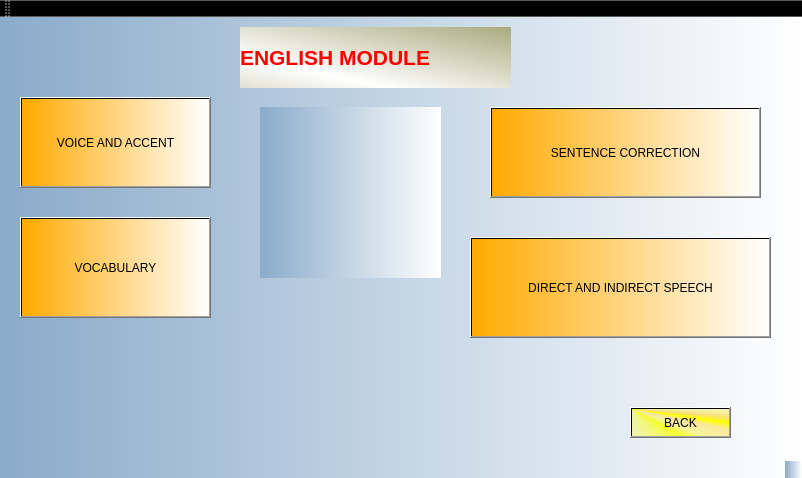
<?xml version="1.0" encoding="UTF-8"?>
<ui version="4.0">
 <class>engone</class>
 <widget class="QMainWindow" name="engone">
  <property name="geometry">
   <rect>
    <x>0</x>
    <y>0</y>
    <width>802</width>
    <height>478</height>
   </rect>
  </property>
  <property name="windowTitle">
   <string>Dialog</string>
  </property>
  <property name="styleSheet">
   <string notr="true">background-color: qlineargradient(spread:pad, x1:0, y1:0, x2:1, y2:0, stop:0 rgba(138, 171, 202, 255), stop:1 rgba(255, 255, 255, 255));</string>
  </property>
  <widget class="QWidget" name="centralWidget">
   <widget class="QLabel" name="label">
    <property name="geometry">
     <rect>
      <x>240</x>
      <y>10</y>
      <width>271</width>
      <height>61</height>
     </rect>
    </property>
    <property name="styleSheet">
     <string notr="true">background-color: qlineargradient(spread:reflect, x1:1, y1:0, x2:0.284, y2:0.75, stop:0 rgba(170, 170, 127, 255), stop:1 rgba(255, 255, 255, 255));
font: 75 20pt &quot;Papyrus&quot;;</string>
    </property>
    <property name="text">
     <string>&lt;html&gt;&lt;head/&gt;&lt;body&gt;&lt;p&gt;&lt;span style=&quot; font-size:16pt; font-weight:600; color:#ff0000;&quot;&gt;ENGLISH MODULE&lt;/span&gt;&lt;/p&gt;&lt;/body&gt;&lt;/html&gt;</string>
    </property>
   </widget>
   <widget class="QPushButton" name="voice">
    <property name="geometry">
     <rect>
      <x>20</x>
      <y>80</y>
      <width>191</width>
      <height>91</height>
     </rect>
    </property>
    <property name="styleSheet">
     <string notr="true">background-color: qlineargradient(spread:pad, x1:0, y1:0, x2:1, y2:0, stop:0 rgba(255, 170, 0, 255), stop:1 rgba(255, 255, 255, 255));
font: 75 14pt &quot;AR CHRISTY&quot;;</string>
    </property>
    <property name="text">
     <string>VOICE AND ACCENT</string>
    </property>
   </widget>
   <widget class="QPushButton" name="sentence">
    <property name="geometry">
     <rect>
      <x>490</x>
      <y>90</y>
      <width>271</width>
      <height>91</height>
     </rect>
    </property>
    <property name="styleSheet">
     <string notr="true">background-color: qlineargradient(spread:pad, x1:0, y1:0, x2:1, y2:0, stop:0 rgba(255, 170, 0, 255), stop:1 rgba(255, 255, 255, 255));
font: 75 18pt &quot;AR CHRISTY&quot;;</string>
    </property>
    <property name="text">
     <string>SENTENCE CORRECTION</string>
    </property>
   </widget>
   <widget class="QPushButton" name="vocab">
    <property name="geometry">
     <rect>
      <x>20</x>
      <y>200</y>
      <width>191</width>
      <height>101</height>
     </rect>
    </property>
    <property name="styleSheet">
     <string notr="true">background-color: qlineargradient(spread:pad, x1:0, y1:0, x2:1, y2:0, stop:0 rgba(255, 170, 0, 255), stop:1 rgba(255, 255, 255, 255));
font: 75 18pt &quot;AR CHRISTY&quot;;</string>
    </property>
    <property name="text">
     <string>VOCABULARY</string>
    </property>
   </widget>
   <widget class="QPushButton" name="speech">
    <property name="geometry">
     <rect>
      <x>470</x>
      <y>220</y>
      <width>301</width>
      <height>101</height>
     </rect>
    </property>
    <property name="styleSheet">
     <string notr="true">background-color: qlineargradient(spread:pad, x1:0, y1:0, x2:1, y2:0, stop:0 rgba(255, 170, 0, 255), stop:1 rgba(255, 255, 255, 255));
font: 75 16pt &quot;AR CHRISTY&quot;;</string>
    </property>
    <property name="text">
     <string>DIRECT AND INDIRECT SPEECH</string>
    </property>
   </widget>
   <widget class="QLabel" name="label_2">
    <property name="geometry">
     <rect>
      <x>260</x>
      <y>90</y>
      <width>181</width>
      <height>171</height>
     </rect>
    </property>
    <property name="text">
     <string/>
    </property>
   </widget>
   <widget class="QPushButton" name="vocab_2">
    <property name="geometry">
     <rect>
      <x>630</x>
      <y>390</y>
      <width>101</width>
      <height>31</height>
     </rect>
    </property>
    <property name="styleSheet">
     <string notr="true">font: 75 18pt &quot;AR CHRISTY&quot;;
background-color: qconicalgradient(cx:0, cy:0, angle:135, stop:0 rgba(255, 255, 0, 69), stop:0.375 rgba(255, 255, 0, 69), stop:0.423533 rgba(251, 255, 0, 145), stop:0.45 rgba(247, 255, 0, 208), stop:0.477581 rgba(255, 244, 71, 130), stop:0.518717 rgba(255, 218, 71, 130), stop:0.55 rgba(255, 255, 0, 255), stop:0.57754 rgba(255, 203, 0, 130), stop:0.625 rgba(255, 255, 0, 69), stop:1 rgba(255, 255, 0, 69));</string>
    </property>
    <property name="text">
     <string>BACK</string>
    </property>
   </widget>
  </widget>
  <widget class="QMenuBar" name="menuBar">
   <property name="geometry">
    <rect>
     <x>0</x>
     <y>0</y>
     <width>802</width>
     <height>21</height>
    </rect>
   </property>
  </widget>
  <widget class="QToolBar" name="mainToolBar">
   <attribute name="toolBarArea">
    <enum>TopToolBarArea</enum>
   </attribute>
   <attribute name="toolBarBreak">
    <bool>false</bool>
   </attribute>
  </widget>
  <widget class="QStatusBar" name="statusBar"/>
 </widget>
 <layoutdefault spacing="6" margin="11"/>
 <resources/>
 <connections/>
</ui>
